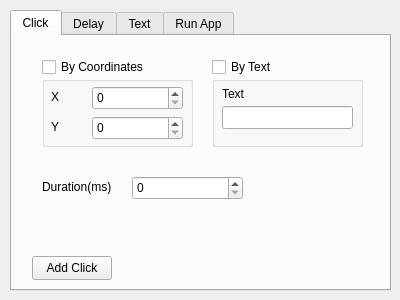
<?xml version="1.0" encoding="UTF-8"?>
<ui version="4.0">
 <class>Form</class>
 <widget class="QWidget" name="Form">
  <property name="geometry">
   <rect>
    <x>0</x>
    <y>0</y>
    <width>400</width>
    <height>300</height>
   </rect>
  </property>
  <property name="windowTitle">
   <string>Form</string>
  </property>
  <widget class="QTabWidget" name="tabWidget">
   <property name="geometry">
    <rect>
     <x>10</x>
     <y>10</y>
     <width>381</width>
     <height>281</height>
    </rect>
   </property>
   <property name="currentIndex">
    <number>0</number>
   </property>
   <widget class="QWidget" name="tab">
    <attribute name="title">
     <string>Click</string>
    </attribute>
    <widget class="QGroupBox" name="groupBox">
     <property name="geometry">
      <rect>
       <x>30</x>
       <y>40</y>
       <width>151</width>
       <height>71</height>
      </rect>
     </property>
     <property name="title">
      <string/>
     </property>
     <widget class="QLabel" name="label">
      <property name="geometry">
       <rect>
        <x>9</x>
        <y>11</y>
        <width>31</width>
        <height>20</height>
       </rect>
      </property>
      <property name="text">
       <string>X</string>
      </property>
     </widget>
     <widget class="QSpinBox" name="click_x_spinbox">
      <property name="geometry">
       <rect>
        <x>50</x>
        <y>10</y>
        <width>91</width>
        <height>24</height>
       </rect>
      </property>
     </widget>
     <widget class="QSpinBox" name="click_y_spinbox">
      <property name="geometry">
       <rect>
        <x>50</x>
        <y>40</y>
        <width>91</width>
        <height>24</height>
       </rect>
      </property>
     </widget>
     <widget class="QLabel" name="label_2">
      <property name="geometry">
       <rect>
        <x>9</x>
        <y>41</y>
        <width>31</width>
        <height>20</height>
       </rect>
      </property>
      <property name="text">
       <string>Y</string>
      </property>
     </widget>
    </widget>
    <widget class="QCheckBox" name="click_by_coords_checkbox">
     <property name="geometry">
      <rect>
       <x>30</x>
       <y>20</y>
       <width>141</width>
       <height>22</height>
      </rect>
     </property>
     <property name="text">
      <string>By Coordinates</string>
     </property>
    </widget>
    <widget class="QCheckBox" name="click_by_text_checkbox">
     <property name="geometry">
      <rect>
       <x>200</x>
       <y>20</y>
       <width>141</width>
       <height>22</height>
      </rect>
     </property>
     <property name="text">
      <string>By Text</string>
     </property>
    </widget>
    <widget class="QGroupBox" name="groupBox_2">
     <property name="geometry">
      <rect>
       <x>200</x>
       <y>40</y>
       <width>151</width>
       <height>71</height>
      </rect>
     </property>
     <property name="title">
      <string/>
     </property>
     <widget class="QLineEdit" name="click_text_lineedit">
      <property name="geometry">
       <rect>
        <x>10</x>
        <y>30</y>
        <width>131</width>
        <height>23</height>
       </rect>
      </property>
     </widget>
     <widget class="QLabel" name="label_3">
      <property name="geometry">
       <rect>
        <x>10</x>
        <y>10</y>
        <width>56</width>
        <height>16</height>
       </rect>
      </property>
      <property name="text">
       <string>Text</string>
      </property>
     </widget>
    </widget>
    <widget class="QPushButton" name="add_click_button">
     <property name="geometry">
      <rect>
       <x>20</x>
       <y>220</y>
       <width>80</width>
       <height>24</height>
      </rect>
     </property>
     <property name="text">
      <string>Add Click</string>
     </property>
    </widget>
    <widget class="QLabel" name="label_7">
     <property name="geometry">
      <rect>
       <x>30</x>
       <y>140</y>
       <width>81</width>
       <height>21</height>
      </rect>
     </property>
     <property name="text">
      <string>Duration(ms)</string>
     </property>
    </widget>
    <widget class="QSpinBox" name="click_duration_spinbox">
     <property name="geometry">
      <rect>
       <x>120</x>
       <y>140</y>
       <width>111</width>
       <height>24</height>
      </rect>
     </property>
    </widget>
   </widget>
   <widget class="QWidget" name="tab_2">
    <attribute name="title">
     <string>Delay</string>
    </attribute>
    <widget class="QSpinBox" name="delay_duration_spinbox">
     <property name="geometry">
      <rect>
       <x>100</x>
       <y>20</y>
       <width>101</width>
       <height>24</height>
      </rect>
     </property>
    </widget>
    <widget class="QLabel" name="label_4">
     <property name="geometry">
      <rect>
       <x>10</x>
       <y>20</y>
       <width>81</width>
       <height>21</height>
      </rect>
     </property>
     <property name="text">
      <string>Duration(ms)</string>
     </property>
    </widget>
    <widget class="QPushButton" name="add_delay_button">
     <property name="geometry">
      <rect>
       <x>20</x>
       <y>220</y>
       <width>80</width>
       <height>24</height>
      </rect>
     </property>
     <property name="text">
      <string>Add Delay</string>
     </property>
    </widget>
   </widget>
   <widget class="QWidget" name="tab_3">
    <attribute name="title">
     <string>Text</string>
    </attribute>
    <widget class="QTextEdit" name="text_textedit">
     <property name="geometry">
      <rect>
       <x>20</x>
       <y>40</y>
       <width>331</width>
       <height>171</height>
      </rect>
     </property>
    </widget>
    <widget class="QLabel" name="label_5">
     <property name="geometry">
      <rect>
       <x>20</x>
       <y>20</y>
       <width>81</width>
       <height>16</height>
      </rect>
     </property>
     <property name="text">
      <string>Text to Enter</string>
     </property>
    </widget>
    <widget class="QPushButton" name="add_text_button">
     <property name="geometry">
      <rect>
       <x>20</x>
       <y>220</y>
       <width>80</width>
       <height>24</height>
      </rect>
     </property>
     <property name="text">
      <string>Add Text</string>
     </property>
    </widget>
   </widget>
   <widget class="QWidget" name="tab_4">
    <attribute name="title">
     <string>Run App</string>
    </attribute>
    <widget class="QLineEdit" name="runapp_package_lineedit">
     <property name="geometry">
      <rect>
       <x>20</x>
       <y>40</y>
       <width>341</width>
       <height>23</height>
      </rect>
     </property>
    </widget>
    <widget class="QLabel" name="label_6">
     <property name="geometry">
      <rect>
       <x>20</x>
       <y>20</y>
       <width>91</width>
       <height>16</height>
      </rect>
     </property>
     <property name="text">
      <string>Package Name</string>
     </property>
    </widget>
    <widget class="QPushButton" name="add_runapp_button">
     <property name="geometry">
      <rect>
       <x>20</x>
       <y>220</y>
       <width>80</width>
       <height>24</height>
      </rect>
     </property>
     <property name="text">
      <string>Add RunApp</string>
     </property>
    </widget>
   </widget>
  </widget>
 </widget>
 <resources/>
 <connections/>
</ui>
